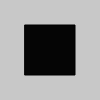
Frame 1 (no input)
Frame 60 (no input): identical to frame 1, image omitted
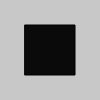
Frame 120 (the mouse pressed at the canvas centre since frame 60)

The p5.js sketch that drew these frames (run headless with seeded random() and noise() and a simulated clock; from frame 60 on, the mouse is pressed at the canvas centre):

// p5.js sketch
// ── sketch.js
let value = 0;

function setup() {
  createCanvas(100, 100);
}

function draw() {
  background(200);

  fill(value);
  square(25, 25, 50);
}

function mouseMoved() {
  // Update the grayscale value.
  value += 5;

  // Reset the grayscale value.
  if (value > 255) {
    value = 0;
  }
}
